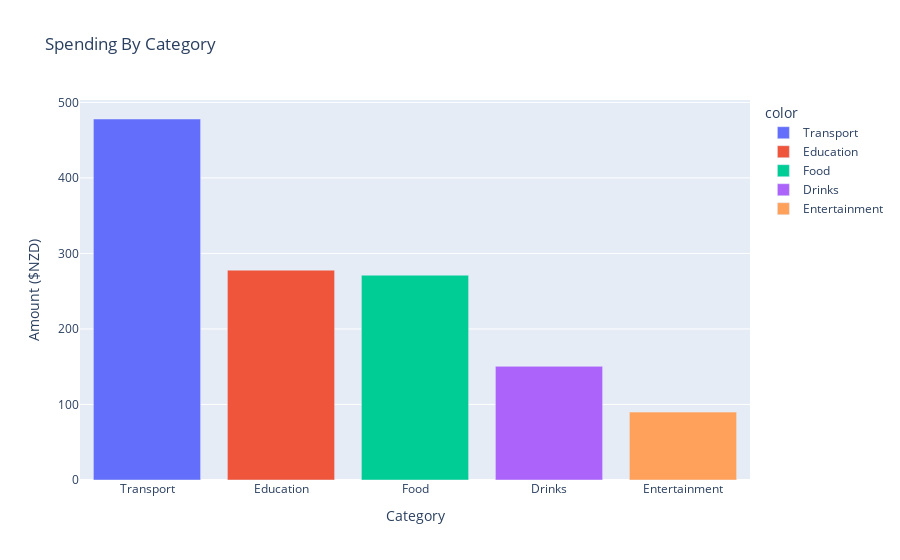

The notebook cell saved with this chart:
### Markdown cell above
#### Spending by Category ####

### Code cell
spending_by_category_line = px.bar(x=spending_by_category.index,y=spending_by_category.values,color=spending_by_category.index,
                                   title="Spending By Category",hover_name=spending_by_category.index)
spending_by_category_line.update_layout(xaxis_title = "Category",yaxis_title = f"Amount ({CURRENCY_PREFIX})")

### Figure 1 — Plotly figure (JSON) as saved in the notebook; plotly's stock layout.template omitted (floating-point values rounded to 4 significant figures)
{"data": [{"hovertemplate": "<b>%{hovertext}</b><br><br>color=Transport<br>x=%{x}<br>y=%{y}<extra></extra>", "hovertext": ["Transport"], "legendgroup": "Transport", "marker": {"color": "#636efa", "pattern": {"shape": ""}}, "name": "Transport", "orientation": "v", "showlegend": true, "textposition": "auto", "type": "bar", "x": ["Transport"], "xaxis": "x", "y": [478.0], "yaxis": "y"}, {"hovertemplate": "<b>%{hovertext}</b><br><br>color=Education<br>x=%{x}<br>y=%{y}<extra></extra>", "hovertext": ["Education"], "legendgroup": "Education", "marker": {"color": "#EF553B", "pattern": {"shape": ""}}, "name": "Education", "orientation": "v", "showlegend": true, "textposition": "auto", "type": "bar", "x": ["Education"], "xaxis": "x", "y": [277.9], "yaxis": "y"}, {"hovertemplate": "<b>%{hovertext}</b><br><br>color=Food<br>x=%{x}<br>y=%{y}<extra></extra>", "hovertext": ["Food"], "legendgroup": "Food", "marker": {"color": "#00cc96", "pattern": {"shape": ""}}, "name": "Food", "orientation": "v", "showlegend": true, "textposition": "auto", "type": "bar", "x": ["Food"], "xaxis": "x", "y": [271.2], "yaxis": "y"}, {"hovertemplate": "<b>%{hovertext}</b><br><br>color=Drinks<br>x=%{x}<br>y=%{y}<extra></extra>", "hovertext": ["Drinks"], "legendgroup": "Drinks", "marker": {"color": "#ab63fa", "pattern": {"shape": ""}}, "name": "Drinks", "orientation": "v", "showlegend": true, "textposition": "auto", "type": "bar", "x": ["Drinks"], "xaxis": "x", "y": [150.5], "yaxis": "y"}, {"hovertemplate": "<b>%{hovertext}</b><br><br>color=Entertainment<br>x=%{x}<br>y=%{y}<extra></extra>", "hovertext": ["Entertainment"], "legendgroup": "Entertainment", "marker": {"color": "#FFA15A", "pattern": {"shape": ""}}, "name": "Entertainment", "orientation": "v", "showlegend": true, "textposition": "auto", "type": "bar", "x": ["Entertainment"], "xaxis": "x", "y": [89.91], "yaxis": "y"}], "layout": {"barmode": "relative", "legend": {"title": {"text": "color"}, "tracegroupgap": 0}, "title": {"text": "Spending By Category"}, "xaxis": {"anchor": "y", "domain": [0, 1], "title": {"text": "Category"}}, "yaxis": {"anchor": "x", "domain": [0, 1], "title": {"text": "Amount ($NZD)"}}}}
